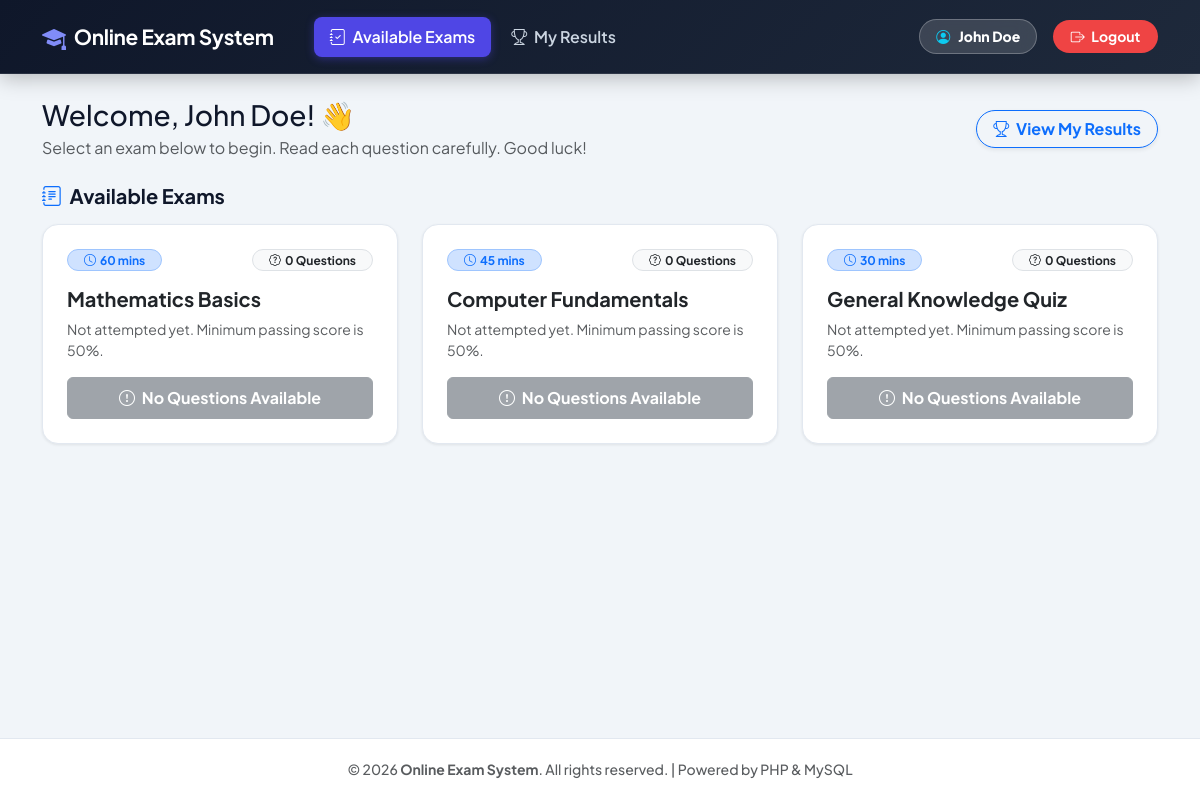
Page /student/dashboard.php (signed in) on the earlier database version.
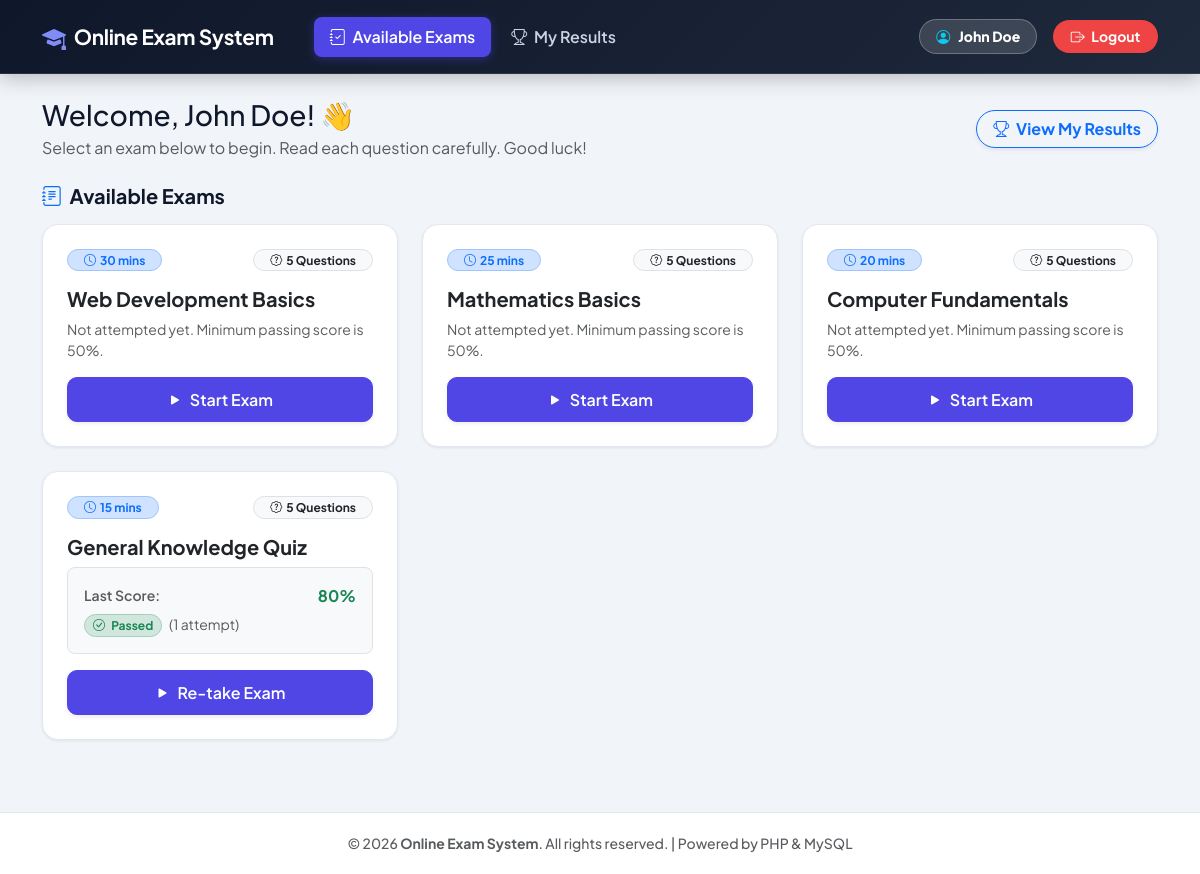
Same page on the later database version.
### tables this page shows
CREATE TABLE IF NOT EXISTS exams (
    id INT AUTO_INCREMENT PRIMARY KEY,
    title VARCHAR(150) NOT NULL,
    duration_minutes INT NOT NULL DEFAULT 30
);

### student/dashboard.php (the view, shortened to what the changed rows need)
<?php
include '../includes/header.php';
include '../config/db.php';
$student_id = (int)$_SESSION['student_id'];
$query = "SELECT e.*,
            (SELECT COUNT(*) FROM questions q WHERE q.exam_id = e.id) AS q_count,
            (SELECT score FROM results r WHERE r.student_id = $student_id AND r.exam_id = e.id ORDER BY r.attempted_at DESC LIMIT 1) AS last_score,
            (SELECT COUNT(*) FROM results r WHERE r.student_id = $student_id AND r.exam_id = e.id) AS attempt_count
          FROM exams e
          ORDER BY e.id DESC";
$exams = mysqli_query($conn, $query);
?>
<div class="row g-4 mb-5">
    <?php if ($exams && mysqli_num_rows($exams) > 0): ?>
        <?php while ($exam = mysqli_fetch_assoc($exams)):
            $q_count = (int)$exam['q_count'];
            $attempt_count = (int)$exam['attempt_count'];
            $last_score = $exam['last_score'];
            $has_attempted = $attempt_count > 0;
            $passed = $has_attempted && $last_score >= 50;
        ?>
            <div class="col-md-6 col-lg-4">
                <div class="hover-card h-100 p-4 d-flex flex-column justify-content-between">
                    <div>
                        <div class="d-flex justify-content-between align-items-start mb-3">
                            <span class="badge bg-primary-subtle text-primary border border-primary-subtle rounded-pill px-3 py-1 fw-bold">
                                <i class="bi bi-clock me-1"></i><?php echo (int)$exam['duration_minutes']; ?> mins
                            </span>
                            <span class="badge bg-light text-dark border rounded-pill px-3 py-1">
                                <i class="bi bi-patch-question me-1"></i><?php echo $q_count; ?> Questions
                            </span>
                        </div>
                        <h5 class="fw-bold text-dark mb-2"><?php echo htmlspecialchars($exam['title']); ?></h5>
                        <?php if ($has_attempted): ?>
                            <div class="bg-light p-3 rounded-3 mb-3 border">
                                <div class="d-flex justify-content-between align-items-center">
                                    <small class="text-muted fw-semibold">Last Score:</small>
                                    <span class="fw-bold <?php echo $passed ? 'text-success' : 'text-danger'; ?>">
                                        <?php echo $last_score; ?>%
                                    </span>
                                </div>
                                <div class="mt-1">
                                    <?php if ($passed): ?>
                                        <span class="badge bg-success-subtle text-success border border-success-subtle rounded-pill px-2 py-0.5 small">
                                            <i class="bi bi-check-circle me-1"></i> Passed
                                        </span>
                                    <?php else: ?>
                                        <span class="badge bg-danger-subtle text-danger border border-danger-subtle rounded-pill px-2 py-0.5 small">
                                            <i class="bi bi-x-circle me-1"></i> Failed
                                        </span>
                                    <?php endif; ?>
                                    <span class="text-muted small ms-1">(<?php echo $attempt_count; ?> attempt<?php echo $attempt_count > 1 ? 's' : ''; ?>)</span>
                                </div>
                            </div>
                        <?php else: ?>
                            <p class="text-muted small mb-3">
                                Not attempted yet. Minimum passing score is 50%.
                            </p>
                        <?php endif; ?>
                    </div>
                    <div>
                        <?php if ($q_count > 0): ?>
                            <a href="exam.php?id=<?php echo $exam['id']; ?>" class="btn btn-primary w-100 fw-bold shadow-sm py-2">
                                <i class="bi bi-play-fill me-1"></i> <?php echo $has_attempted ? 'Re-take Exam' : 'Start Exam'; ?>
                            </a>
                        <?php else: ?>
                            <button class="btn btn-secondary w-100 fw-bold py-2" disabled>
                                <i class="bi bi-exclamation-circle me-1"></i> No Questions Available
                            </button>
                        <?php endif; ?>
                    </div>
                </div>
            </div>
        <?php endwhile; ?>
    <?php endif; ?>
</div>
<?php include '../includes/footer.php'; ?>

Differences in the rows shown:
added exams: duration_minutes "30", q_count "5", title "Web Development Basics", shows "Not attempted yet. Minimum passing score is 50%.", shows "Start Exam"
changed exams "Mathematics Basics": duration_minutes "60" → "25"; q_count "0" → "5"; text "No Questions Available" → "Start Exam"
changed exams "Computer Fundamentals": duration_minutes "45" → "20"; q_count "0" → "5"; text "No Questions Available" → "Start Exam"
changed exams "General Knowledge Quiz": duration_minutes "30" → "15"; q_count "0" → "5"; last_score (not shown) → "80"; attempt_count (not shown) → "1"; text "Not attempted yet. Minimum passing score is 50%. No Questions Available" → "Last Score: % Passed ( attempt ) Re-take Exam"
